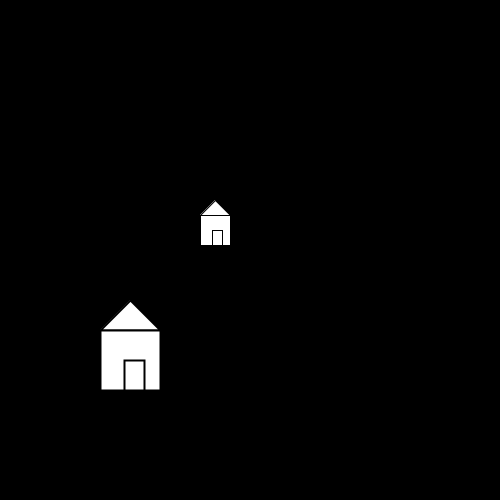
Frame 1 (no input)
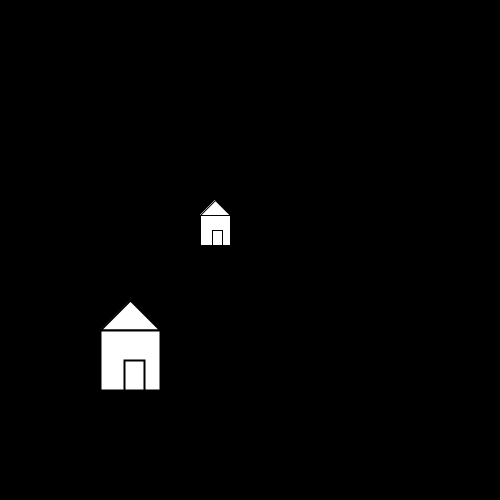
Frame 60 (the mouse pressed at the canvas centre just before this capture)
Frame 120 (the mouse held since frame 60 and released just before this capture): identical to frame 60, image omitted

The Processing sketch that drew these frames (run headless with seeded random() and noise(); from frame 60 on, the mouse is pressed at the canvas centre):

// Processing sketch: translationandscale
// ── translationandscale.pde
int x, y;
int size; 

void setup(){
  size (500,500);
  
  background(0);
  
  x = 200;
  y = 200;
  
}

void draw(){
  triangle(x +15, y, x, y +15, x +30, y +15);
  rect(x, y +15, 30, 30);
  rect(x + 12, y +30, 10, 15);
  
  pushMatrix();
  translate(-300,-100);
  scale(2.0); //makes whole canvas size bigger)
  triangle(x +15, y, x, y +15, x +30, y +15);
  rect(x, y +15, 30, 30);
  rect(x + 12, y +30, 10, 15);
  popMatrix();
}
